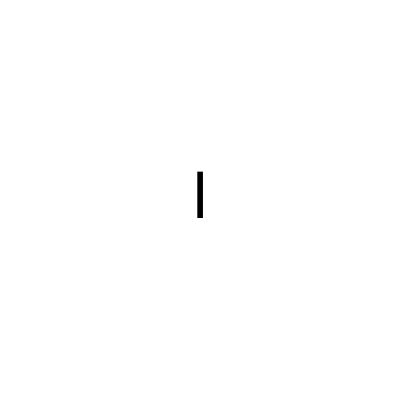
Frame 1 (no input)
Frame 60 (no input): identical to frame 1, image omitted
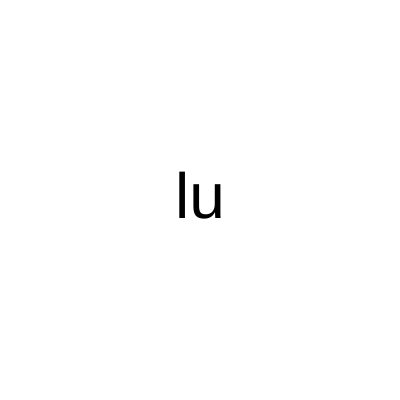
Frame 120 (the mouse pressed at the canvas centre since frame 60)

The p5.js sketch that drew these frames (run headless with seeded random() and noise() and a simulated clock; from frame 60 on, the mouse is pressed at the canvas centre):

// p5.js sketch
// ── sketch.js
let palavra;

function setup() {
  createCanvas(400, 400);

  palavra = palavraAleatoria();
  
}

function palavraAleatoria() {
  
  let palavras = ["judo", "sumo", "luta"];
  
  return random(palavras);
}

function inicializaCores() {
  background("white");
  fill("black");
  textSize(64);
  textAlign(CENTER, CENTER);
}

function palavraParcial(minimo, maximo) {
  let quantidade = map(mouseX, minimo, maximo, 1, palavra.length);
  let parcial = palavra.substring(0, quantidade);
  return parcial;
}

function draw() {
  
  inicializaCores();

  let texto = palavraParcial(0, width);
    
  text(texto, 200, 200);
  
}

function modoNoturno(horario) {
  if (horario > 18) {
    console.log("Você precisa ligar o modo escuro!");
  } else {
    console.log("Modo noturno não é necessário neste momento.");
  }
}

modoNoturno(15);
modoNoturno(20);
